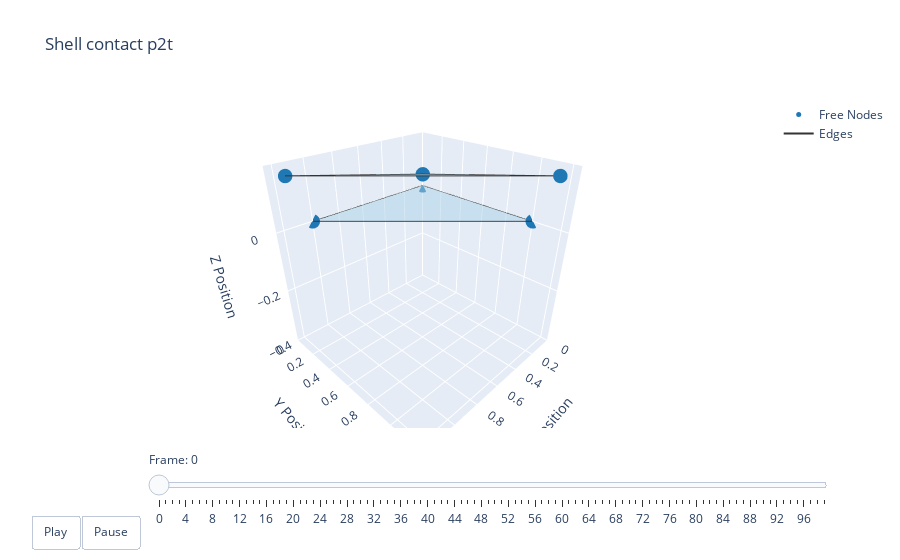

Notebook code cell kept with this figure:
### Code cell
t = np.arange(robot.sim_params.total_time, step=robot.sim_params.dt)
options = dismech.AnimationOptions(title='Shell contact p2t')

fig = dismech.get_interactive_animation_plotly(robot, t, qs, options)
fig.show()

### Figure 1 — Plotly figure (JSON) as saved in the notebook; plotly's stock layout.template omitted (floating-point values rounded to 4 significant figures)
{"data": [{"marker": {"color": "#1f78b4", "size": 5}, "mode": "markers", "name": "Free Nodes", "type": "scatter3d", "x": [0.0, 1.0, 0.0, 0.25, 1.25, 0.25], "y": [0.0, 0.0, 1.0, 0.25, 0.25, 1.25], "z": [0.0, 0.0, 0.0, 0.095, 0.195, 0.195]}, {"marker": {"color": "#e31a1c", "size": 5}, "mode": "markers", "name": "Fixed Nodes", "type": "scatter3d", "x": [], "y": [], "z": []}, {"line": {"color": "#333333", "width": 2}, "mode": "lines", "name": "Edges", "type": "scatter3d", "x": [1, 0, null, 0, 0, null, 0, 1, null, 1.25, 0.25, null, 0.25, 0.25, null, 0.25, 1.25, null], "y": [0, 1, null, 1, 0, null, 0, 0, null, 0.25, 1.25, null, 1.25, 0.25, null, 0.25, 0.25, null], "z": [0, 0, null, 0, 0, null, 0, 0, null, 0.195, 0.195, null, 0.195, 0.095, null, 0.095, 0.195, null]}, {"color": "rgba(166, 206, 227, 0.7)", "i": [0, 3], "j": [1, 4], "k": [2, 5], "name": "Faces", "opacity": 0.7, "showscale": false, "type": "mesh3d", "x": [0.0, 1.0, 0.0, 0.25, 1.25, 0.25], "y": [0.0, 0.0, 1.0, 0.25, 0.25, 1.25], "z": [0.0, 0.0, 0.0, 0.095, 0.195, 0.195]}], "layout": {"scene": {"camera": {"eye": {"x": 1.225, "y": 1.225, "z": 1.0}}, "xaxis": {"range": [-2.901e-11, 1.25], "title": {"text": "X Position"}}, "yaxis": {"range": [-2.193e-09, 1.25], "title": {"text": "Y Position"}}, "zaxis": {"range": [-0.4, 0.195], "title": {"text": "Z Position"}}}, "sliders": [{"currentvalue": {"prefix": "Frame: "}, "steps": [{"args": [["0"], {"frame": {"duration": 50, "redraw": true}, "mode": "immediate"}], "label": "0", "method": "animate"}, {"args": [["1"], {"frame": {"duration": 50, "redraw": true}, "mode": "immediate"}], "label": "1", "method": "animate"}, {"args": [["2"], {"frame": {"duration": 50, "redraw": true}, "mode": "immediate"}], "label": "2", "method": "animate"}, {"args": [["3"], {"frame": {"duration": 50, "redraw": true}, "mode": "immediate"}], "label": "3", "method": "animate"}, {"args": [["4"], {"frame": {"duration": 50, "redraw": true}, "mode": "immediate"}], "label": "4", "method": "animate"}, {"args": [["5"], {"frame": {"duration": 50, "redraw": true}, "mode": "immediate"}], "label": "5", "method": "animate"}, {"args": [["6"], {"frame": {"duration": 50, "redraw": true}, "mode": "immediate"}], "label": "6", "method": "animate"}, {"args": [["7"], {"frame": {"duration": 50, "redraw": true}, "mode": "immediate"}], "label": "7", "method": "animate"}, {"args": [["8"], {"frame": {"duration": 50, "redraw": true}, "mode": "immediate"}], "label": "8", "method": "animate"}, {"args": [["9"], {"frame": {"duration": 50, "redraw": true}, "mode": "immediate"}], "label": "9", "method": "animate"}, {"args": [["10"], {"frame": {"duration": 50, "redraw": true}, "mode": "immediate"}], "label": "10", "method": "animate"}, {"args": [["11"], {"frame": {"duration": 50, "redraw": true}, "mode": "immediate"}], "label": "11", "method": "animate"}, {"args": [["12"], {"frame": {"duration": 50, "redraw": true}, "mode": "immediate"}], "label": "12", "method": "animate"}, {"args": [["13"], {"frame": {"duration": 50, "redraw": true}, "mode": "immediate"}], "label": "13", "method": "animate"}, {"args": [["14"], {"frame": {"duration": 50, "redraw": true}, "mode": "immediate"}], "label": "14", "method": "animate"}, {"args": [["15"], {"frame": {"duration": 50, "redraw": true}, "mode": "immediate"}], "label": "15", "method": "animate"}, {"args": [["16"], {"frame": {"duration": 50, "redraw": true}, "mode": "immediate"}], "label": "16", "method": "animate"}, {"args": [["17"], {"frame": {"duration": 50, "redraw": true}, "mode": "immediate"}], "label": "17", "method": "animate"}, {"args": [["18"], {"frame": {"duration": 50, "redraw": true}, "mode": "immediate"}], "label": "18", "method": "animate"}, {"args": [["19"], {"frame": {"duration": 50, "redraw": true}, "mode": "immediate"}], "label": "19", "method": "animate"}, {"args": [["20"], {"frame": {"duration": 50, "redraw": true}, "mode": "immediate"}], "label": "20", "method": "animate"}, {"args": [["21"], {"frame": {"duration": 50, "redraw": true}, "mode": "immediate"}], "label": "21", "method": "animate"}, {"args": [["22"], {"frame": {"duration": 50, "redraw": true}, "mode": "immediate"}], "label": "22", "method": "animate"}, {"args": [["23"], {"frame": {"duration": 50, "redraw": true}, "mode": "immediate"}], "label": "23", "method": "animate"}, {"args": [["24"], {"frame": {"duration": 50, "redraw": true}, "mode": "immediate"}], "label": "24", "method": "animate"}, {"args": [["25"], {"frame": {"duration": 50, "redraw": true}, "mode": "immediate"}], "label": "25", "method": "animate"}, {"args": [["26"], {"frame": {"duration": 50, "redraw": true}, "mode": "immediate"}], "label": "26", "method": "animate"}, {"args": [["27"], {"frame": {"duration": 50, "redraw": true}, "mode": "immediate"}], "label": "27", "method": "animate"}, {"args": [["28"], {"frame": {"duration": 50, "redraw": true}, "mode": "immediate"}], "label": "28", "method": "animate"}, {"args": [["29"], {"frame": {"duration": 50, "redraw": true}, "mode": "immediate"}], "label": "29", "method": "animate"}, {"args": [["30"], {"frame": {"duration": 50, "redraw": true}, "mode": "immediate"}], "label": "30", "method": "animate"}, {"args": [["31"], {"frame": {"duration": 50, "redraw": true}, "mode": "immediate"}], "label": "31", "method": "animate"}, {"args": [["32"], {"frame": {"duration": 50, "redraw": true}, "mode": "immediate"}], "label": "32", "method": "animate"}, {"args": [["33"], {"frame": {"duration": 50, "redraw": true}, "mode": "immediate"}], "label": "33", "method": "animate"}, {"args": [["34"], {"frame": {"duration": 50, "redraw": true}, "mode": "immediate"}], "label": "34", "method": "animate"}, {"args": [["35"], {"frame": {"duration": 50, "redraw": true}, "mode": "immediate"}], "label": "35", "method": "animate"}, {"args": [["36"], {"frame": {"duration": 50, "redraw": true}, "mode": "immediate"}], "label": "36", "method": "animate"}, {"args": [["37"], {"frame": {"duration": 50, "redraw": true}, "mode": "immediate"}], "label": "37", "method": "animate"}, {"args": [["38"], {"frame": {"duration": 50, "redraw": true}, "mode": "immediate"}], "label": "38", "method": "animate"}, {"args": [["39"], {"frame": {"duration": 50, "redraw": true}, "mode": "immediate"}], "label": "39", "method": "animate"}, {"args": [["40"], {"frame": {"duration": 50, "redraw": true}, "mode": "immediate"}], "label": "40", "method": "animate"}, {"args": [["41"], {"frame": {"duration": 50, "redraw": true}, "mode": "immediate"}], "label": "41", "method": "animate"}, {"args": [["42"], {"frame": {"duration": 50, "redraw": true}, "mode": "immediate"}], "label": "42", "method": "animate"}, {"args": [["43"], {"frame": {"duration": 50, "redraw": true}, "mode": "immediate"}], "label": "43", "method": "animate"}, {"args": [["44"], {"frame": {"duration": 50, "redraw": true}, "mode": "immediate"}], "label": "44", "method": "animate"}, {"args": [["45"], {"frame": {"duration": 50, "redraw": true}, "mode": "immediate"}], "label": "45", "method": "animate"}, {"args": [["46"], {"frame": {"duration": 50, "redraw": true}, "mode": "immediate"}], "label": "46", "method": "animate"}, {"args": [["47"], {"frame": {"duration": 50, "redraw": true}, "mode": "immediate"}], "label": "47", "method": "animate"}, {"args": [["48"], {"frame": {"duration": 50, "redraw": true}, "mode": "immediate"}], "label": "48", "method": "animate"}, {"args": [["49"], {"frame": {"duration": 50, "redraw": true}, "mode": "immediate"}], "label": "49", "method": "animate"}, {"args": [["50"], {"frame": {"duration": 50, "redraw": true}, "mode": "immediate"}], "label": "50", "method": "animate"}, {"args": [["51"], {"frame": {"duration": 50, "redraw": true}, "mode": "immediate"}], "label": "51", "method": "animate"}, {"args": [["52"], {"frame": {"duration": 50, "redraw": true}, "mode": "immediate"}], "label": "52", "method": "animate"}, {"args": [["53"], {"frame": {"duration": 50, "redraw": true}, "mode": "immediate"}], "label": "53", "method": "animate"}, {"args": [["54"], {"frame": {"duration": 50, "redraw": true}, "mode": "immediate"}], "label": "54", "method": "animate"}, {"args": [["55"], {"frame": {"duration": 50, "redraw": true}, "mode": "immediate"}], "label": "55", "method": "animate"}, {"args": [["56"], {"frame": {"duration": 50, "redraw": true}, "mode": "immediate"}], "label": "56", "method": "animate"}, {"args": [["57"], {"frame": {"duration": 50, "redraw": true}, "mode": "immediate"}], "label": "57", "method": "animate"}, {"args": [["58"], {"frame": {"duration": 50, "redraw": true}, "mode": "immediate"}], "label": "58", "method": "animate"}, {"args": [["59"], {"frame": {"duration": 50, "redraw": true}, "mode": "immediate"}], "label": "59", "method": "animate"}, {"args": [["60"], {"frame": {"duration": 50, "redraw": true}, "mode": "immediate"}], "label": "60", "method": "animate"}, {"args": [["61"], {"frame": {"duration": 50, "redraw": true}, "mode": "immediate"}], "label": "61", "method": "animate"}, {"args": [["62"], {"frame": {"duration": 50, "redraw": true}, "mode": "immediate"}], "label": "62", "method": "animate"}, {"args": [["63"], {"frame": {"duration": 50, "redraw": true}, "mode": "immediate"}], "label": "63", "method": "animate"}, {"args": [["64"], {"frame": {"duration": 50, "redraw": true}, "mode": "immediate"}], "label": "64", "method": "animate"}, {"args": [["65"], {"frame": {"duration": 50, "redraw": true}, "mode": "immediate"}], "label": "65", "method": "animate"}, {"args": [["66"], {"frame": {"duration": 50, "redraw": true}, "mode": "immediate"}], "label": "66", "method": "animate"}, {"args": [["67"], {"frame": {"duration": 50, "redraw": true}, "mode": "immediate"}], "label": "67", "method": "animate"}, {"args": [["68"], {"frame": {"duration": 50, "redraw": true}, "mode": "immediate"}], "label": "68", "method": "animate"}, {"args": [["69"], {"frame": {"duration": 50, "redraw": true}, "mode": "immediate"}], "label": "69", "method": "animate"}, {"args": [["70"], {"frame": {"duration": 50, "redraw": true}, "mode": "immediate"}], "label": "70", "method": "animate"}, {"args": [["71"], {"frame": {"duration": 50, "redraw": true}, "mode": "immediate"}], "label": "71", "method": "animate"}, {"args": [["72"], {"frame": {"duration": 50, "redraw": true}, "mode": "immediate"}], "label": "72", "method": "animate"}, {"args": [["73"], {"frame": {"duration": 50, "redraw": true}, "mode": "immediate"}], "label": "73", "method": "animate"}, {"args": [["74"], {"frame": {"duration": 50, "redraw": true}, "mode": "immediate"}], "label": "74", "method": "animate"}, {"args": [["75"], {"frame": {"duration": 50, "redraw": true}, "mode": "immediate"}], "label": "75", "method": "animate"}, {"args": [["76"], {"frame": {"duration": 50, "redraw": true}, "mode": "immediate"}], "label": "76", "method": "animate"}, {"args": [["77"], {"frame": {"duration": 50, "redraw": true}, "mode": "immediate"}], "label": "77", "method": "animate"}, {"args": [["78"], {"frame": {"duration": 50, "redraw": true}, "mode": "immediate"}], "label": "78", "method": "animate"}, {"args": [["79"], {"frame": {"duration": 50, "redraw": true}, "mode": "immediate"}], "label": "79", "method": "animate"}, {"args": [["80"], {"frame": {"duration": 50, "redraw": true}, "mode": "immediate"}], "label": "80", "method": "animate"}, {"args": [["81"], {"frame": {"duration": 50, "redraw": true}, "mode": "immediate"}], "label": "81", "method": "animate"}, {"args": [["82"], {"frame": {"duration": 50, "redraw": true}, "mode": "immediate"}], "label": "82", "method": "animate"}, {"args": [["83"], {"frame": {"duration": 50, "redraw": true}, "mode": "immediate"}], "label": "83", "method": "animate"}, {"args": [["84"], {"frame": {"duration": 50, "redraw": true}, "mode": "immediate"}], "label": "84", "method": "animate"}, {"args": [["85"], {"frame": {"duration": 50, "redraw": true}, "mode": "immediate"}], "label": "85", "method": "animate"}, {"args": [["86"], {"frame": {"duration": 50, "redraw": true}, "mode": "immediate"}], "label": "86", "method": "animate"}, {"args": [["87"], {"frame": {"duration": 50, "redraw": true}, "mode": "immediate"}], "label": "87", "method": "animate"}, {"args": [["88"], {"frame": {"duration": 50, "redraw": true}, "mode": "immediate"}], "label": "88", "method": "animate"}, {"args": [["89"], {"frame": {"duration": 50, "redraw": true}, "mode": "immediate"}], "label": "89", "method": "animate"}, {"args": [["90"], {"frame": {"duration": 50, "redraw": true}, "mode": "immediate"}], "label": "90", "method": "animate"}, {"args": [["91"], {"frame": {"duration": 50, "redraw": true}, "mode": "immediate"}], "label": "91", "method": "animate"}, {"args": [["92"], {"frame": {"duration": 50, "redraw": true}, "mode": "immediate"}], "label": "92", "method": "animate"}, {"args": [["93"], {"frame": {"duration": 50, "redraw": true}, "mode": "immediate"}], "label": "93", "method": "animate"}, {"args": [["94"], {"frame": {"duration": 50, "redraw": true}, "mode": "immediate"}], "label": "94", "method": "animate"}, {"args": [["95"], {"frame": {"duration": 50, "redraw": true}, "mode": "immediate"}], "label": "95", "method": "animate"}, {"args": [["96"], {"frame": {"duration": 50, "redraw": true}, "mode": "immediate"}], "label": "96", "method": "animate"}, {"args": [["97"], {"frame": {"duration": 50, "redraw": true}, "mode": "immediate"}], "label": "97", "method": "animate"}, {"args": [["98"], {"frame": {"duration": 50, "redraw": true}, "mode": "immediate"}], "label": "98", "method": "animate"}, {"args": [["99"], {"frame": {"duration": 50, "redraw": true}, "mode": "immediate"}], "label": "99", "method": "animate"}], "transition": {"duration": 0}, "x": 0.1, "y": 0}], "title": {"text": "Shell contact p2t"}, "updatemenus": [{"buttons": [{"args": [null, {"frame": {"duration": 50, "redraw": true}, "fromcurrent": true}], "label": "Play", "method": "animate"}, {"args": [[null], {"frame": {"duration": 0, "redraw": true}, "mode": "immediate"}], "label": "Pause", "method": "animate"}], "direction": "left", "pad": {"r": 10, "t": 87}, "showactive": false, "type": "buttons", "x": 0.1, "xanchor": "right", "y": 0, "yanchor": "top"}]}}
